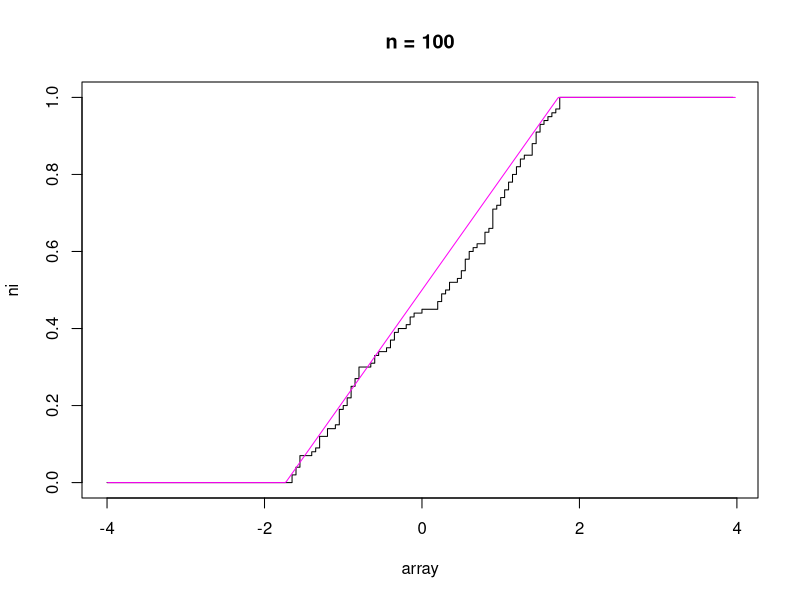

Recreate this plot in R. (Note: this script raises an error after producing the figure.)
#Эмперические функции рапсределения
#Для распределения ПУассона поменять промежуток на (6,14)
n = 100;
m = round((1 + 3.322 * log10(n)), 0.1) * 20;
#selection = rnorm(n, 0, 1);#Нормальное распределение 
#selection <- rcauchy(n = n, location=0, scale=1) #распределение Коши
#selection = rlaplace(n, 0, 1/sqrt(2)) #рапсределение Лапласа
#selection <- rpois(n = n, lambda = 10)  #распределение Пуассона
selection <- runif(n = n,-sqrt(3),sqrt(3)) #равномерное распределение
selection = sort(selection)
a = -4;
b = 4;
step = (b - a) / m;
ni = 0
array= seq(from = a, to = b - step, by = step)
ni[1] = 0
for(i in 2:m){
  arr = selection[selection < array[i]]
  ni[i] = length(arr) / n
}
x = runif(1000, -4, 4)
x = sort(x)
#Y = pnorm(x, 0, 1) #Нормальное распределение
#Y = pcauchy(x,0,1)  #распределение Коши
#Y = plaplace(x,0, 1/sqrt(2)) #рапсределение Лапласа
#Y = ppois(x,10) #распределение Пуассона
Y = punif(x,-sqrt(3),sqrt(3)) #равномерное распределение
plot(array, ni, type = "s", main = "n = 100")
lines(x, Y, col="#FF05F6")


#Ядерные оценки плотности распределения
#selection = rnorm(100, 0, 1);#Нормальное распределение 
#selection = rcauchy(n = 100, location=0, scale=1) #распределение Коши
selection = rlaplace(100, 0, 1/sqrt(2)) #рапсределение Лапласа
#selection = rpois(n = 100, lambda = 10)  #распределение Пуассона
#selection = runif(n = 100,-sqrt(3),sqrt(3)) #равномерное распределение
x = runif(1000, -4, 4)
x = sort(x)
plot(density(selection, adjust=2), xlim = c(-4, 4), ylim = c(0,0.8), col = "#FF05F6", main = "2h")
#lines(x, dnorm(x, 0, 1), col="black") #Нормальное распределение 
#lines(x, dcauchy(x, 0, 1), col="black") #распределение Коши
lines(x, dlaplace(x,0, 1/sqrt(2) ), col="black") #рапсределение Лапласа
#lines(round(x),dpois(round(x), 10), col="black") #распределение Пуассона
#lines(x, dunif(x,-sqrt(3),sqrt(3) ), col="black") #равномерное распределение
